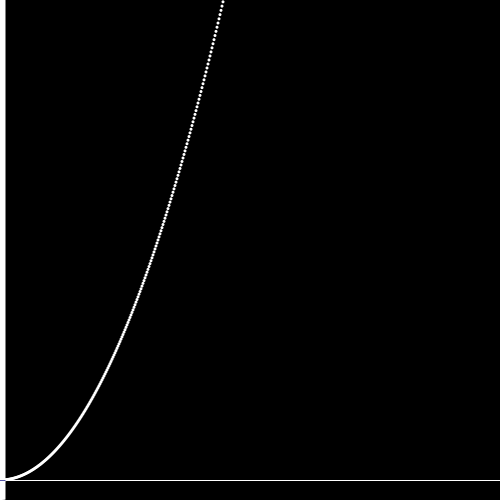
Frame 1 (no input)
Frame 60 (the mouse pressed at the canvas centre just before this capture): identical to frame 1, image omitted
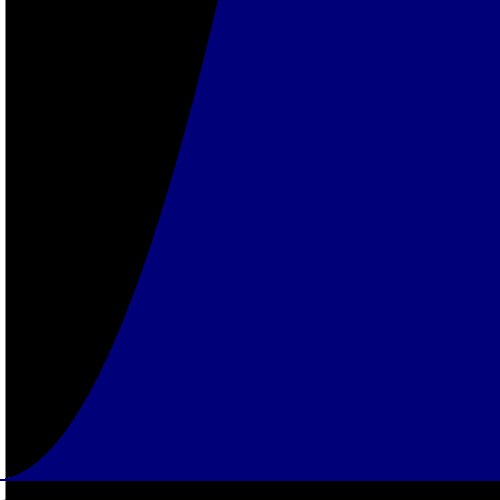
Frame 120 (the mouse held since frame 60 and released just before this capture)

The Processing sketch that drew these frames (run headless with seeded random() and noise(); from frame 60 on, the mouse is pressed at the canvas centre):

// Processing sketch: Integral
// ── Integral.pde
// make an integral solver with visuals of rectangles and stuff.
int x_min = 0; // lowest x shown on screen
int x_max = 50; // highest x shown on screen
int y_min = -20; // lowest y shown
int y_max = 500; // highest y shown

float x_scale, y_scale; // used to calculate how much the screen should be scaled

float dot_size = 3; // for aestetics

void setup() {
  size(500, 500);

  x_scale = (float) width/(x_max-x_min);
  y_scale = (float) height/(y_max-y_min);

  fill(255);
  noStroke();
}

void draw() {
  pushMatrix();
  translate(x_min, y_min+height);
  scale(x_scale, -y_scale);
  background(0);
  
  stroke(255);
  strokeWeight(1);
  line(x_min, 0, x_max, 0);
  line(0, y_min, 0, y_max);
  
  fill(255);
  noStroke();

  for (float x = x_min; x < x_max; x+=1/x_scale) {
    ellipse(x, f(x), dot_size/x_scale, dot_size/y_scale);
  }
  
  println(integral(0, mouseX, 0.001, true));

  popMatrix();
}

float f(float x) {
  return x*x;
}

float integral(float m, float n, float dx, boolean show_rectangles) { // m = min, n = max, dx = diff of x
  float out = 0;
  
  for (float x = m; x <= n; x+=dx) {
    out+=f(x)*dx;
    
    if (show_rectangles) {
      fill(0, 0, 255, 80);
      stroke(0, 0, 120, 180);
      
      rect(x, 0, dx, f(x));
    }
  }
  
  return out;
}
